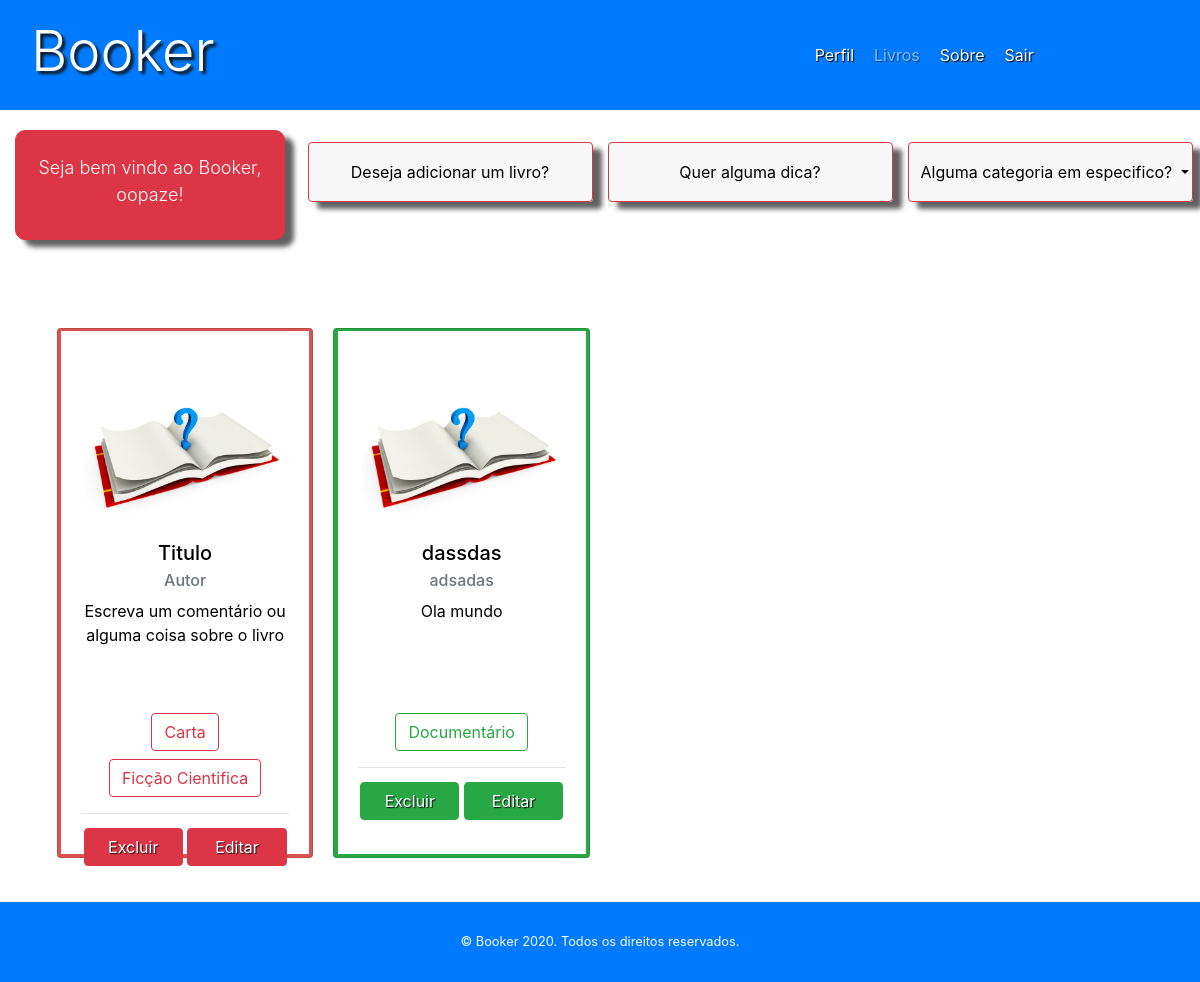
The page /books (signed in) on the database as committed earlier.
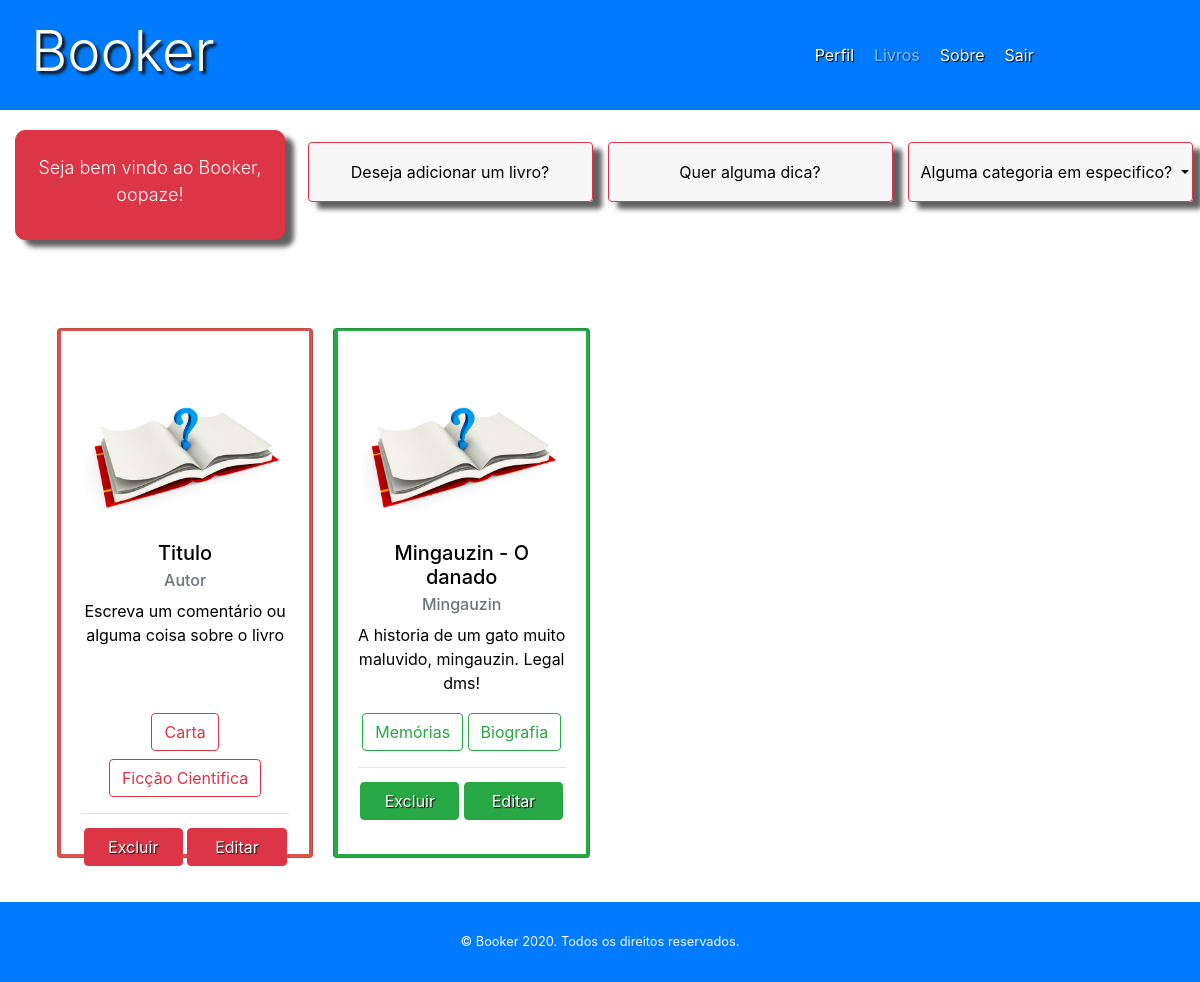
The same page on the database as committed later.
### app/models/table.py (models this page shows, shortened)
class User(db.Model):
	__tablename__ = 'users'
	id = db.Column(db.Integer, primary_key='True')
	username = db.Column(db.String(20), unique=True)
	password = db.Column(db.String(30))
	name = db.Column(db.String(30))
	email = db.Column(db.String(30))
	image = db.relationship('UserImage', backref='users')
	books = db.relationship('Book', backref='users')

class Book(db.Model):
	__tablename__ = 'books'
	id = db.Column(db.Integer, primary_key=True)
	titulo = db.Column(db.String(100), nullable=False)
	autor = db.Column(db.String(30), default='Desconhecido')
	nota = db.Column(db.Float)
	lido = db.Column(db.Boolean, default=False)
	comment = db.Column(db.String(100), default="Aaaah, depois eu comento esse livro!")
	owner = db.Column(db.Integer, db.ForeignKey('users.id'))
	file = db.relationship('BookFile', backref='Book')
	categories = db.relationship(Category,
							secondary=Book_category,
							backref=db.backref('books',
												lazy='dynamic'))

class Category(db.Model):
	__tablename__ = 'categories'
	id = db.Column(db.Integer, primary_key=True)
	categoria = db.Column(db.String(40), nullable=False, unique=True)

### app/controllers/default.py (the view)
@app.route('/books', methods=['GET', 'POST'])
def books():
	books = Book.query.filter_by(owner=int(current_user.id)).all()
	categories = Category.query.with_entities(Category.categoria)
	BookForm_ = BookForm()
	updateBookForm_ = BookForm()
	return render_template('books.html',
	 						title='Livros',
	 						user=current_user,
	 						categorias=categories,
	 						books=books,
	 						newBook=BookForm_,
	 						updatebook=updateBookForm_)

### app/controllers/default.py (called while the page is built)
@lm.user_loader
def load_user(user_id):
    return User.query.filter_by(id=user_id).first()

### app/templates/books.html (shortened to what this page needs)
<!DOCTYPE html>
<html>
	<head>
		<link rel="stylesheet" type="text/css" href="{{ url_for('static', filename='css/bootstrap.min.css')}}">
		<link rel="stylesheet" href="{{ url_for('static', filename='css/book.css')}}">
		<link rel="stylesheet" href="{{ url_for('static', filename='css/header.css')}}">
	</head>
	<body>
		<div class="container-fluid">
			<header>
			  	<div class="row">
					<nav class="navbar navbar-expand-lg navbar-dark bg-primary">
			  			<div class="col-md-4">
					  		<div id='logo-menu'>
								<a id='logo' href="{{url_for('books')}}">
									<h2 class="display-4"> Booker </h2>
								</a>
							</div>
						</div>
						<div class="col-md-4 offset-md-4">
						  	<div class="collapse navbar-collapse" id="navbarNavDropdown">
							    <a class="menu-item" href="{{ url_for('perfil', username=current_user.username) }}">Perfil</a>
							    <a class="menu-item isDisabled" href="">Livros</a>
							    <a class="menu-item" data-toggle="modal" data-target="#sobreModal"> Sobre </a>
							    <a class="menu-item" data-toggle="modal" data-target="#sairModal">Sair</a>
						  	</div>
						</div>
					</nav>
				</div>
			</header>
		</div>
		<div class="container-fluid" id='centerPage'>
			<div class="row" id='Welcome'>
				<div class="col-md-3 header-message-align">
					<div class="card-dados btn btn-danger ">
						<p class="lead welcome-text"> Seja bem vindo ao Booker, {{ current_user.username }}!</p>
					</div>
				</div>
				<div class="col-md-3 buttons-conteiner">
				    <button type="button" class="btn Selector-Button btn-outline-danger" data-toggle="modal" data-target="#InserirBook">Deseja adicionar um livro? </button>
				</div>
				<div class="col-md-3 buttons-conteiner">
				    <button type="button" class="btn Selector-Button btn-outline-danger"> Quer alguma dica? </button>
				</div>
				<div class="col-md-3 buttons-conteiner">
				    <button type="button" class="btn Selector-Button btn-outline-danger dropdown-toggle" data-toggle="dropdown" id='select-bt'>
							Alguma categoria em especifico?
				   	</button>
				</div>
			</div>
			<div class="row book-space">
				<div class="col-md-3" style="padding: 10px">
					<button class="card card-size-control align-center" style="width: 18rem;">
						<div class="card-color">
						    <img class="card-img-top" src="/static/image/profilepattern.jpg" alt="Card image cap">
						  	<div class="card-body">
						  		<div style="height: 180px">
								    <h5 class="card-title">Titulo</h5>
								    <h6 class="card-subtitle mb-2 text-muted">Autor</h6>
								    <p class="card-text">Escreva um comentário ou alguma coisa sobre o livro</p>
							    </div>
							    <div class="categorias">
								    <label class="btn btn-outline-danger">Carta</label>
								    <label class="btn btn-outline-danger">Ficção Cientifica</label>
								</div>
							    <hr style="width: 100%; clear: both;">
						  	</div>
						  	<div class="card-footer-control">
						  		<a class="card-button btn btn-danger"> Excluir </a>
						  		<a class="card-button btn btn-danger"> Editar </a>
						  	</div>
					  	</div>
					</button>
				</div>
				{% for book in books %}
					<div class="col-md-3" style="padding: 10px">
						{% if book.lido %}
							<button class="card card-size-control align-center bg-success" style="width: 18rem;">
						{% else %}
							<button class="card card-size-control align-center bg-danger" style="width: 18rem;">
						{% endif %}
							<div class="card-color">
							    <img class="card-img-top" src="/static/image/profilepattern.jpg" alt="Card image cap">
							  	<div class="card-body">
							  		<div style="height: 180px">
									    <h5 class="card-title">{{ book.titulo }}</h5>
									    <h6 class="card-subtitle mb-2 text-muted">{{ book.autor }}</h6>
									    <p class="card-text text-justify-center"> {{book.comment}} </p>
								    </div>
								    <div class="categorias">
								 	{% for category in book.categories %}
								 		{% if book.lido %}
											<label class="btn btn-outline-success"> {{ category.categoria }} </label>
										{% else %}
											<label class="btn btn-outline-danger">{{ category.categoria }}</label>
										{% endif %}
									{% endfor %}
									</div>
								 	<hr style="width: 100%; clear: both;">
							  	</div>
							  	<div class="card-footer-control">
							  		{% if book.lido %}
							  			<a class="card-button btn btn-success" href="{{ url_for('deleteBook', id = book.id)}}"> Excluir </a>
								  		<a class="card-button btn btn-success" data-toggle="modal" data-target="#edit{{book.id}}"> Editar </a>
									{% else %}
								  		<a class="card-button btn btn-danger" href="{{ url_for('deleteBook', id = book.id)}}"> Excluir </a>
								  		<a class="card-button btn btn-danger" data-toggle="modal" data-target="#edit{{book.id}}"> Editar </a>
									{% endif %}
							  	</div>
						  	</div>
							</button>
					</div>
				{% endfor %}
			</div>
		</div>
		<footer class="bg-primary">
		    <div class="footer-p">
		    	<p class="text-light small mb-4 mb-lg-0">© Booker 2020. Todos os direitos reservados.</p>
		    </div>
		</footer>
	</body>
</html>

### app/static/css/book.css (style rules this page uses)
body { width: 100%; background-image: url('/static/image/fundo.jpg'); background-size: cover; }
#centerPage { padding-top: 10px; width: 100%; min-height: 464px; background-color: rgba(255, 255, 255, 0.7); }
.card-dados { padding: 15px 0; width: 100%; max-height: 150px; color: black; text-align: center; max-width: 100%; border-radius: 10px; box-shadow: 9px 7px 5px rgba(50, 50, 50, 0.77); }
.card-dados p { font-size: 18px !important; padding-top: 8px; }
#Welcome { padding: 10px 0 15px 0; }
.header-message-align { margin: 0 0 30px 0; }
.welcome-text { color: white; }
.Selector-Button { background-color: rgba(247,247,247, 0.9); color: black; width: 300px; max-width: 95%; min-height: 60px; box-shadow: 9px 7px 5px rgba(50, 50, 50, 0.77); }
.buttons-conteiner { padding: 1% 0; text-align: center; width: 100%; }
.book-space { padding: 2% 4%; }
.card-body p { min-height: 50px; }
.card-size-control { align-items: center; margin: 10px 0; min-height: 530px; padding: 2px; width: 100% !important; background-color: rgb(217, 83, 79); }
.card-color { width: 99%; background-color: white; height: 523px; }
.categorias { text-align: center; margin: -10px 0 -10px 0; padding: 2px; }
.card-button { max-width: 50%; width: 40%; }
.card-footer-control { width: 100%; height: 40px; clear: both; margin-bottom: 10px; }
.card-footer-control a { margin-top: -35px; color: white; text-shadow: 1px 1px 1px #111111; }
.card img { padding-top: 30px; max-height: 200px; max-width: 200px; }

### app/static/css/header.css (style rules this page uses)
body { width: 100%; }
header { width: 100%; }
header nav { width: 100%; height: 110px; }
.isDisabled { color: currentColor; cursor: not-allowed; opacity: 0.5; text-decoration: none; }
#navbarNavDropdown { width: 100%; }
#navbarNavDropdown a { color: white; }
.menu-item { padding: 0px 15px 0px 5px; text-shadow: 1px 1px 1px #000000; color: white; }
#logo-menu { max-width: 80%; float: left; }
#logo h2 { text-decoration: none; text-align: left; color: #FFFFFF; text-shadow: 3px 3px 3px #111111; width: 80%; padding-top: 1px; }
footer { height: 80px !important; }
footer p { height: 20px; padding: 30px 0px 20px 0; }
.footer-p { width: 100%; text-align: center; }

Rows that differ between the two databases and show on the page:
removed Book: titulo "dassdas", autor "adsadas", comment "Ola mundo"
added Book: titulo "Mingauzin - O danado", autor "Mingauzin", comment "A historia de um gato muito maluvido, mingauzin. Legal dms!"
changed Book: loses Category (categoria "Documentário"); gains Category (categoria "Memórias"); gains Category (categoria "Biografia")
